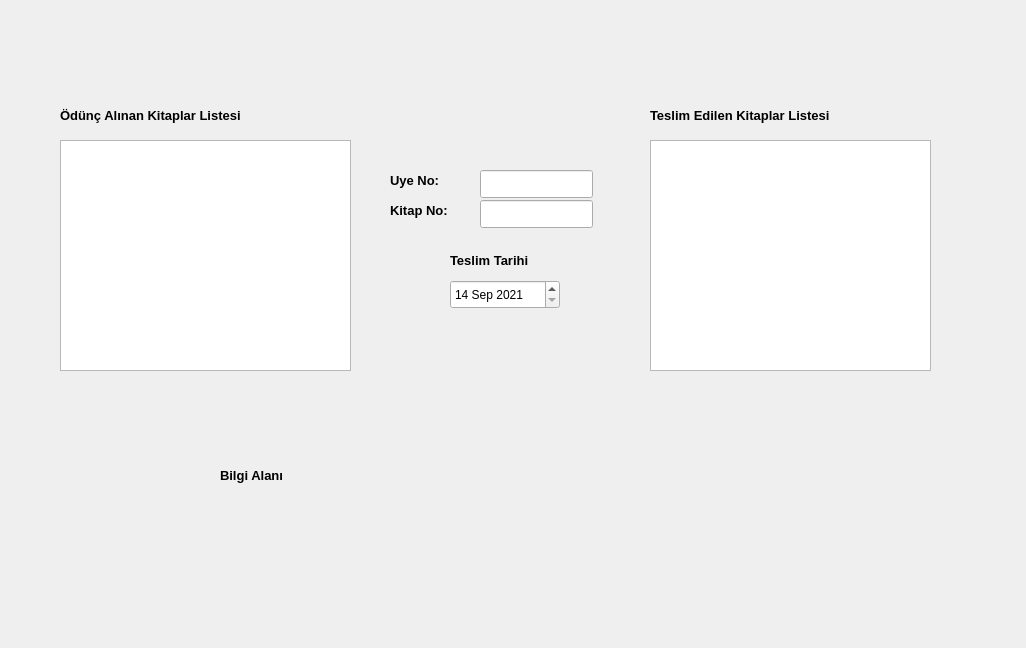
<?xml version="1.0" encoding="UTF-8"?>
<ui version="4.0">
 <class>OduncTeslim</class>
 <widget class="QDialog" name="OduncTeslim">
  <property name="geometry">
   <rect>
    <x>0</x>
    <y>0</y>
    <width>1026</width>
    <height>648</height>
   </rect>
  </property>
  <property name="windowTitle">
   <string>Dialog</string>
  </property>
  <widget class="QTableView" name="tableView">
   <property name="geometry">
    <rect>
     <x>60</x>
     <y>140</y>
     <width>291</width>
     <height>231</height>
    </rect>
   </property>
  </widget>
  <widget class="QTableView" name="tableView_2">
   <property name="geometry">
    <rect>
     <x>650</x>
     <y>140</y>
     <width>281</width>
     <height>231</height>
    </rect>
   </property>
  </widget>
  <widget class="QLabel" name="label">
   <property name="geometry">
    <rect>
     <x>220</x>
     <y>460</y>
     <width>571</width>
     <height>31</height>
    </rect>
   </property>
   <property name="font">
    <font>
     <pointsize>10</pointsize>
     <bold>true</bold>
    </font>
   </property>
   <property name="text">
    <string>Bilgi Alanı</string>
   </property>
  </widget>
  <widget class="QLabel" name="label_2">
   <property name="geometry">
    <rect>
     <x>390</x>
     <y>170</y>
     <width>71</width>
     <height>21</height>
    </rect>
   </property>
   <property name="font">
    <font>
     <pointsize>10</pointsize>
     <bold>true</bold>
    </font>
   </property>
   <property name="text">
    <string>Uye No:</string>
   </property>
  </widget>
  <widget class="QLabel" name="label_3">
   <property name="geometry">
    <rect>
     <x>390</x>
     <y>200</y>
     <width>81</width>
     <height>21</height>
    </rect>
   </property>
   <property name="font">
    <font>
     <pointsize>10</pointsize>
     <bold>true</bold>
    </font>
   </property>
   <property name="text">
    <string>Kitap No:</string>
   </property>
  </widget>
  <widget class="QLabel" name="label_4">
   <property name="geometry">
    <rect>
     <x>450</x>
     <y>250</y>
     <width>101</width>
     <height>21</height>
    </rect>
   </property>
   <property name="font">
    <font>
     <pointsize>10</pointsize>
     <bold>true</bold>
    </font>
   </property>
   <property name="text">
    <string>Teslim Tarihi</string>
   </property>
  </widget>
  <widget class="QLineEdit" name="lineEdit">
   <property name="geometry">
    <rect>
     <x>480</x>
     <y>170</y>
     <width>113</width>
     <height>28</height>
    </rect>
   </property>
  </widget>
  <widget class="QLineEdit" name="lineEdit_2">
   <property name="geometry">
    <rect>
     <x>480</x>
     <y>200</y>
     <width>113</width>
     <height>28</height>
    </rect>
   </property>
  </widget>
  <widget class="QDateEdit" name="dateEdit">
   <property name="geometry">
    <rect>
     <x>450</x>
     <y>280</y>
     <width>110</width>
     <height>29</height>
    </rect>
   </property>
   <property name="maximumDate">
    <date>
     <year>2025</year>
     <month>12</month>
     <day>31</day>
    </date>
   </property>
   <property name="minimumDate">
    <date>
     <year>2021</year>
     <month>9</month>
     <day>14</day>
    </date>
   </property>
  </widget>
  <widget class="QLabel" name="label_5">
   <property name="geometry">
    <rect>
     <x>60</x>
     <y>100</y>
     <width>291</width>
     <height>31</height>
    </rect>
   </property>
   <property name="font">
    <font>
     <pointsize>10</pointsize>
     <bold>true</bold>
    </font>
   </property>
   <property name="text">
    <string>Ödünç Alınan Kitaplar Listesi</string>
   </property>
  </widget>
  <widget class="QLabel" name="label_6">
   <property name="geometry">
    <rect>
     <x>650</x>
     <y>100</y>
     <width>291</width>
     <height>31</height>
    </rect>
   </property>
   <property name="font">
    <font>
     <pointsize>10</pointsize>
     <bold>true</bold>
    </font>
   </property>
   <property name="text">
    <string>Teslim Edilen Kitaplar Listesi</string>
   </property>
  </widget>
 </widget>
 <resources/>
 <connections/>
</ui>
